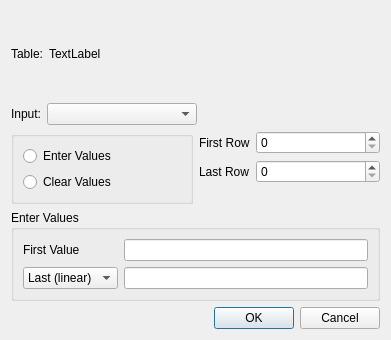
<?xml version="1.0" encoding="UTF-8"?>
<ui version="4.0">
 <class>altervDialog</class>
 <widget class="QDialog" name="altervDialog">
  <property name="geometry">
   <rect>
    <x>0</x>
    <y>0</y>
    <width>391</width>
    <height>340</height>
   </rect>
  </property>
  <property name="sizePolicy">
   <sizepolicy hsizetype="Expanding" vsizetype="Expanding">
    <horstretch>0</horstretch>
    <verstretch>0</verstretch>
   </sizepolicy>
  </property>
  <property name="windowTitle">
   <string>Dialog</string>
  </property>
  <layout class="QVBoxLayout" name="verticalLayout_2">
   <item>
    <layout class="QHBoxLayout" name="horizontalLayout_2">
     <item>
      <widget class="QLabel" name="label_3">
       <property name="text">
        <string>Table:</string>
       </property>
      </widget>
     </item>
     <item>
      <widget class="QLabel" name="tableName">
       <property name="text">
        <string>TextLabel</string>
       </property>
      </widget>
     </item>
     <item>
      <spacer name="horizontalSpacer_2">
       <property name="orientation">
        <enum>Qt::Horizontal</enum>
       </property>
       <property name="sizeHint" stdset="0">
        <size>
         <width>40</width>
         <height>20</height>
        </size>
       </property>
      </spacer>
     </item>
    </layout>
   </item>
   <item>
    <layout class="QHBoxLayout" name="horizontalLayout_3">
     <item>
      <widget class="QLabel" name="label_5">
       <property name="text">
        <string>Input:</string>
       </property>
      </widget>
     </item>
     <item>
      <widget class="QComboBox" name="inputCB">
       <property name="minimumSize">
        <size>
         <width>150</width>
         <height>0</height>
        </size>
       </property>
      </widget>
     </item>
     <item>
      <spacer name="horizontalSpacer_3">
       <property name="orientation">
        <enum>Qt::Horizontal</enum>
       </property>
       <property name="sizeHint" stdset="0">
        <size>
         <width>40</width>
         <height>20</height>
        </size>
       </property>
      </spacer>
     </item>
    </layout>
   </item>
   <item>
    <layout class="QVBoxLayout" name="verticalLayout">
     <item>
      <layout class="QHBoxLayout" name="horizontalLayout">
       <item>
        <widget class="QGroupBox" name="groupBox">
         <property name="title">
          <string/>
         </property>
         <layout class="QVBoxLayout" name="verticalLayout_3">
          <item>
           <widget class="QRadioButton" name="enterValueCB">
            <property name="text">
             <string>Enter Values</string>
            </property>
           </widget>
          </item>
          <item>
           <widget class="QRadioButton" name="clearValueCB">
            <property name="text">
             <string>Clear Values</string>
            </property>
           </widget>
          </item>
         </layout>
        </widget>
       </item>
       <item>
        <layout class="QFormLayout" name="formLayout">
         <item row="0" column="0">
          <widget class="QLabel" name="label">
           <property name="text">
            <string>First Row</string>
           </property>
          </widget>
         </item>
         <item row="0" column="1">
          <widget class="QSpinBox" name="firstRowSB"/>
         </item>
         <item row="1" column="0">
          <widget class="QLabel" name="label_2">
           <property name="text">
            <string>Last Row</string>
           </property>
          </widget>
         </item>
         <item row="1" column="1">
          <widget class="QSpinBox" name="lastRowSB"/>
         </item>
        </layout>
       </item>
      </layout>
     </item>
     <item>
      <widget class="QGroupBox" name="enterValueGB">
       <property name="title">
        <string>Enter Values</string>
       </property>
       <layout class="QFormLayout" name="formLayout_2">
        <item row="0" column="0">
         <widget class="QLabel" name="label_4">
          <property name="text">
           <string>First Value</string>
          </property>
         </widget>
        </item>
        <item row="0" column="1">
         <widget class="QLineEdit" name="firstValueLE"/>
        </item>
        <item row="1" column="0">
         <widget class="QComboBox" name="lastCB">
          <property name="minimumSize">
           <size>
            <width>80</width>
            <height>0</height>
           </size>
          </property>
          <item>
           <property name="text">
            <string>Last (linear)</string>
           </property>
          </item>
          <item>
           <property name="text">
            <string>Incremental</string>
           </property>
          </item>
          <item>
           <property name="text">
            <string>Multiplier</string>
           </property>
          </item>
          <item>
           <property name="text">
            <string>Last (log)</string>
           </property>
          </item>
         </widget>
        </item>
        <item row="1" column="1">
         <widget class="QLineEdit" name="lastValueLE"/>
        </item>
       </layout>
      </widget>
     </item>
    </layout>
   </item>
   <item>
    <layout class="QHBoxLayout" name="horizontalLayout_4">
     <item>
      <spacer name="horizontalSpacer">
       <property name="orientation">
        <enum>Qt::Horizontal</enum>
       </property>
       <property name="sizeHint" stdset="0">
        <size>
         <width>40</width>
         <height>20</height>
        </size>
       </property>
      </spacer>
     </item>
     <item>
      <widget class="QPushButton" name="okButton">
       <property name="text">
        <string>OK</string>
       </property>
      </widget>
     </item>
     <item>
      <widget class="QPushButton" name="cancelButton">
       <property name="text">
        <string>Cancel</string>
       </property>
      </widget>
     </item>
    </layout>
   </item>
  </layout>
 </widget>
 <tabstops>
  <tabstop>okButton</tabstop>
  <tabstop>cancelButton</tabstop>
  <tabstop>inputCB</tabstop>
  <tabstop>enterValueCB</tabstop>
  <tabstop>clearValueCB</tabstop>
  <tabstop>firstRowSB</tabstop>
  <tabstop>lastRowSB</tabstop>
  <tabstop>firstValueLE</tabstop>
  <tabstop>lastCB</tabstop>
  <tabstop>lastValueLE</tabstop>
 </tabstops>
 <resources/>
 <connections/>
</ui>
